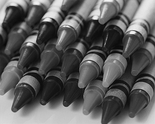
%> input picture HW2/P2_extra_credit/P2-crayons-raw.bmp, 155 x 124 px, shrunk from 600 x 480 before the run; the run also reads 2 pictures not shown here
$ octave main_P2_extra.m   (GNU Octave 9; MATLAB toolbox functions it lacks are replaced by stand-ins)
%> lines starting %> are read from the running program, lines starting %| are printed output that depends on the picture; pictures that were not available may be replaced by others from this repository, and a replacement may not be noted
%> further down, Icrayons is the input picture: size 124x155 uint8; min 2, max 248, mean 92.4
### HW2/P2_extra_credit/FreemanDemosaic.m
function J = FreemanDemosaic( I )
%% outputs uint8 image
I = im2double(I);

imgSize = size(I);
%> imgSize = [124 155]

R = zeros(imgSize(1), imgSize(2));
G = zeros(imgSize(1), imgSize(2));
B = zeros(imgSize(1), imgSize(2));

%% seperating the RGB components from origonal
R(1:2:imgSize(1), 1:2:imgSize(2)) = I(1:2:imgSize(1), 1:2:imgSize(2));
G(1:2:imgSize(1), 2:2:imgSize(2)) = I(1:2:imgSize(1), 2:2:imgSize(2));
G(2:2:imgSize(1), 1:2:imgSize(2)) = I(2:2:imgSize(1), 1:2:imgSize(2));
B(2:2:imgSize(1), 2:2:imgSize(2)) = I(2:2:imgSize(1), 2:2:imgSize(2));

%% 5x5 filters
% red filters
FR1 = [1 0 1
       0 0 0
       1 0 1]/4;
FR2 = [0 1 0
       0 0 0
       0 1 0]/2;
FR3 = [0 0 0
       1 0 1
       0 0 0]/2;

% green filters
FG1 = [0 1 0
       0 0 0
       0 1 0]/4;
FG2 = [0 0 0
       1 0 1
       0 0 0]/4;

% blue filters
FB1 = [1 0 1
       0 0 0
       1 0 1]/4;
FB2 = [0 1 0
       0 0 0
       0 1 0]/2;
FB3 = [0 0 0
       1 0 1
       0 0 0]/2;

%% filtering & combining
% red
RF1 = imfilter(R, FR1);
RF2 = imfilter(R, FR2);
RF3 = imfilter(R, FR3);

RFF = R + RF1 + RF2 + RF3;

% green
GF1 = imfilter(G, FG1);
GF2 = imfilter(G, FG2);

GFF = G + GF1 + GF2;

% blue
BF1 = imfilter(B, FB1);
BF2 = imfilter(B, FB2);
BF3 = imfilter(B, FB3);
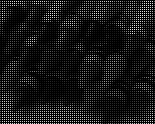
%> BF3: size 124x155 double; min 0, max 0.939, mean 0.0899

BFF  = B + BF1 + BF2 + BF3;

% EXTRA CREDIT
RG = RFF - GFF;
BG = BFF - GFF;

RG = medfilt2(RG);
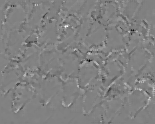
%> RG: size 124x155 double; min -0.184, max 0.178, mean -8.57e-05; drawn with min black and max white
BG = medfilt2(BG);

RFF = RG + GFF;
BFF = BG + GFF;

img_out(:,:,1) = RFF;
img_out(:,:,2) = GFF;
img_out(:,:,3) = BFF;

J = im2uint8(img_out);
end

### HW2/P2_extra_credit/main_P2_extra.m
%% poblem #2 Extra Credit

clear, clc
%% Problem #2 Demosaicing

% Crayons image
Icrayons = imread('P2-crayons-raw.bmp');
Jcrayons = FreemanDemosaic(Icrayons);

figure; imshow(Icrayons)
figure; imshow(Jcrayons)

%imwrite(Jcrayons, 'P2-crayons-demosaic.jpg', 'jpg');

% union image
Iunion = imread('P2-union-raw.bmp');
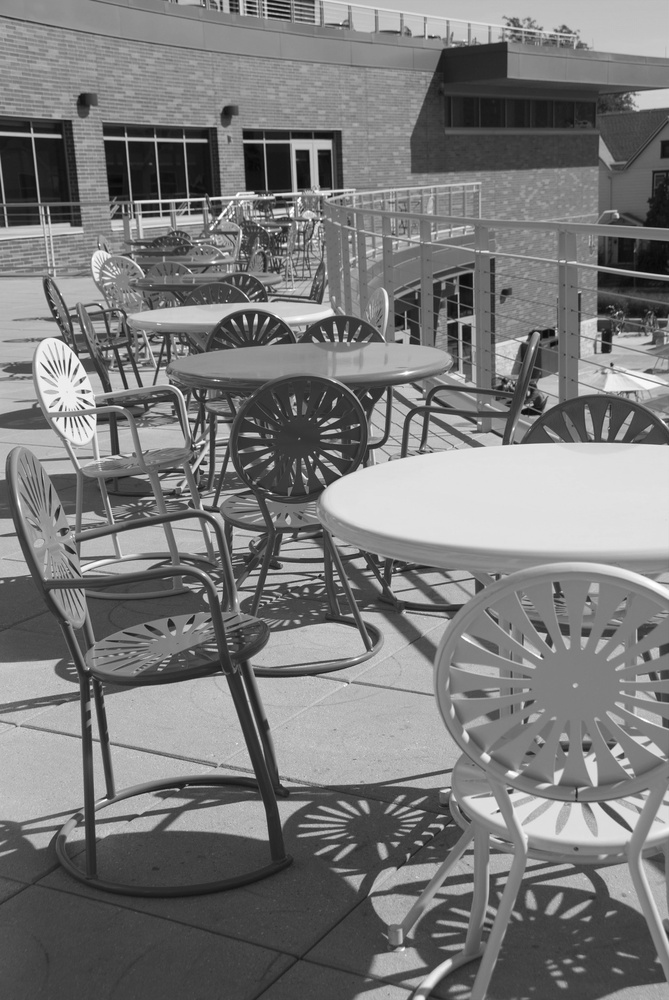
%> input picture HW2/P2/P2-union-raw.jpg, 669 x 1000 px, shrunk from 2592 x 3872 before the run, given in place of P2-union-raw.bmp, which was not available
%> Iunion is the input picture: size 1000x669 uint8; min 6, max 255, mean 121.5
Junion = FreemanDemosaic(Iunion);
%> in FreemanDemosaic (call 2), `G(2:2:imgSize(1), 1:2:imgSize(2)) = I(2:2:imgSize(1), 1:2:imgSize(2));`:
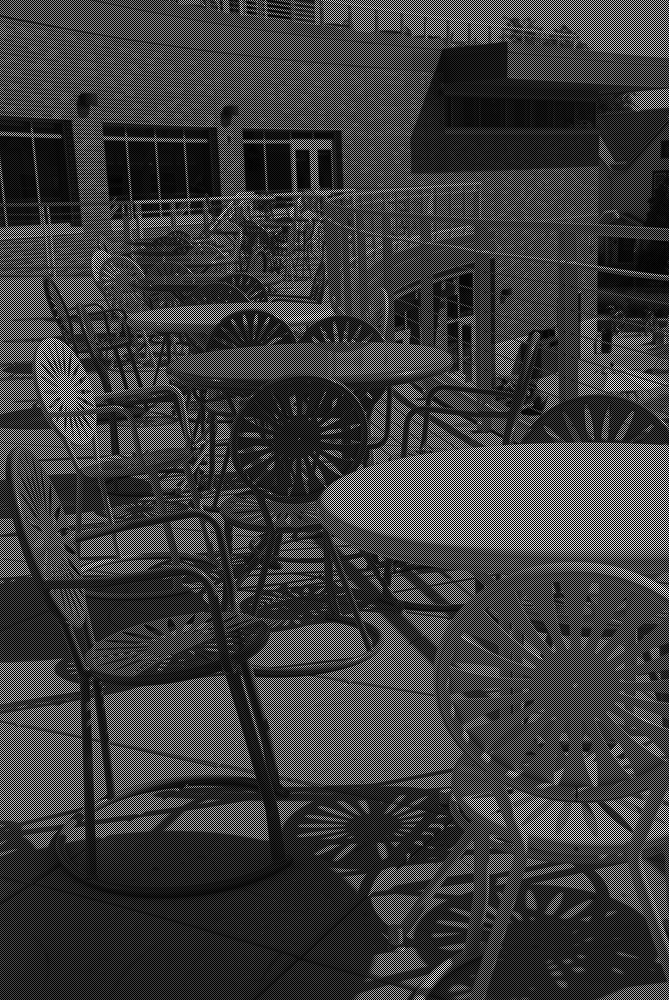
%> G: size 1000x669 double; min 0, max 1, mean 0.238
%> in FreemanDemosaic (call 2), `GF1 = imfilter(G, FG1);`:
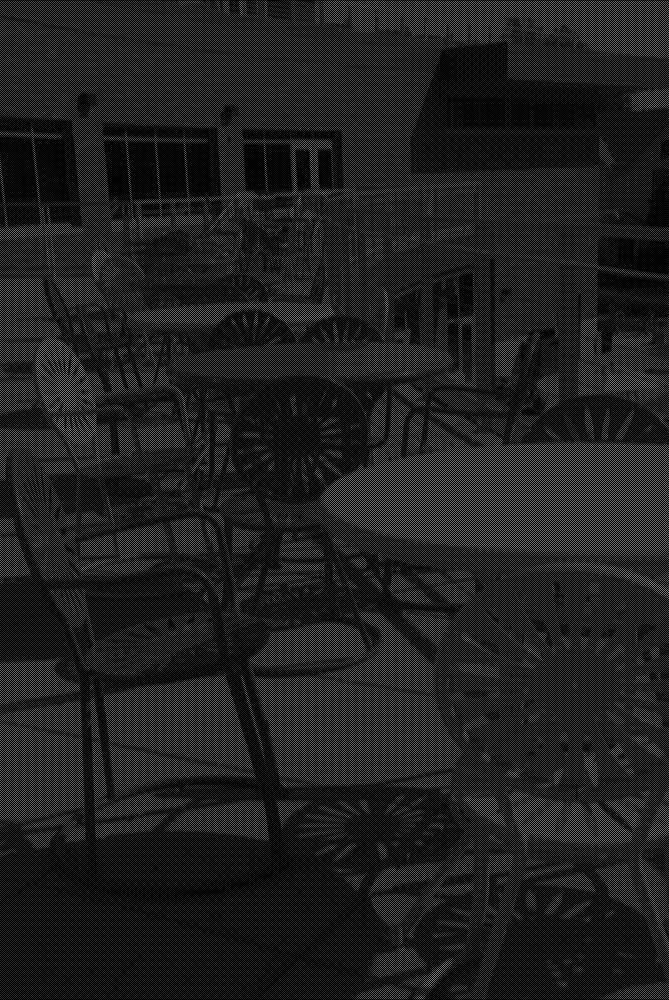
%> GF1: size 1000x669 double; min 0, max 0.498, mean 0.119
%> in FreemanDemosaic (call 2), `BG = BFF - GFF;`:
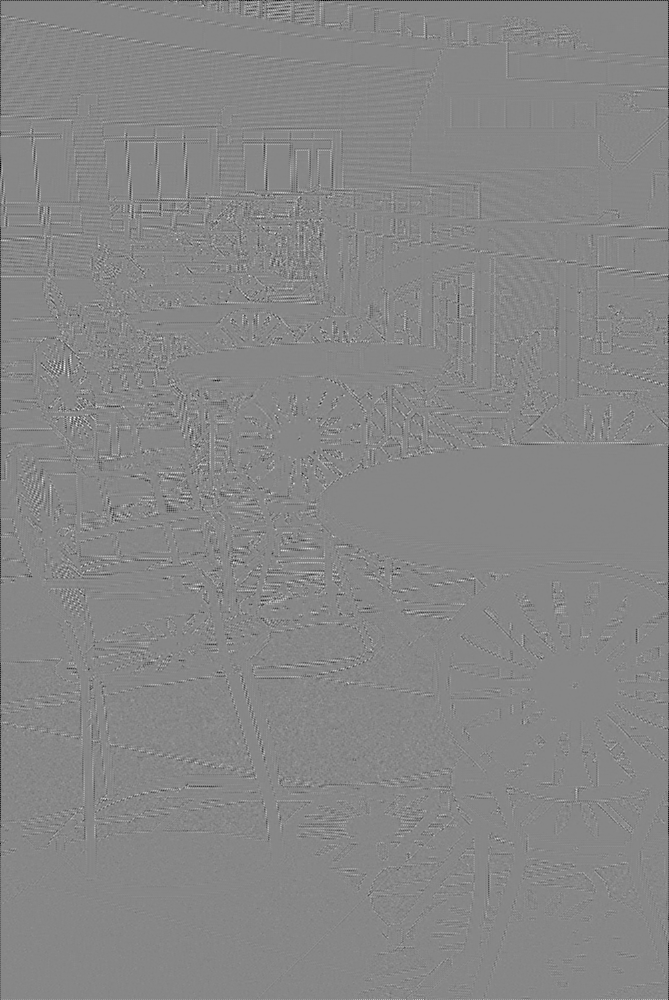
%> BG: size 1000x669 double; min -0.52, max 0.461, mean -0.000784; drawn with min black and max white
%> in FreemanDemosaic (call 2), `BFF = BG + GFF;`:
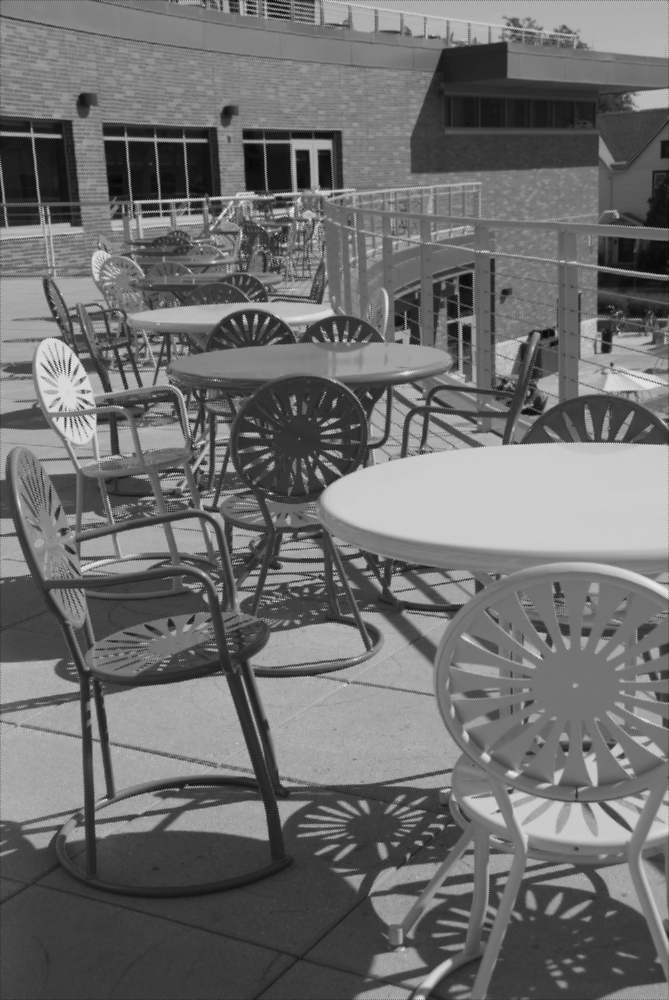
%> BFF: size 1000x669 double; min 1.39e-17, max 1.1, mean 0.476; drawn with min black and max white

figure; imshow(Iunion)
figure; imshow(Junion)

%imwrite(Junion, 'P2-union-demosaic.jpg', 'jpg');


%% Error
% done using double values

% Crayons error
camCrayons = imread('P2-crayons.jpg');
camCrayons = im2double(camCrayons);
Jcrayons = im2double(Jcrayons);

JR = Jcrayons(:,:,1);
JG = Jcrayons(:,:,2);
JB = Jcrayons(:,:,3);
CamR = camCrayons(:,:,1);
CamG = camCrayons(:,:,2);
CamB = camCrayons(:,:,3);

errorCrayons(:,:) = (CamR(:,:) - JR(:,:)).^2 + (CamG(:,:) - JG(:,:)).^2 +(CamB(:,:) - JB(:,:)).^2;
errorCrayons = im2uint8(errorCrayons);

figure; imshow(errorCrayons)
%imwrite(errorCrayons, 'P2-crayons-error.jpg', 'jpg');


% union error
camUnion = imread('P2-union.jpg');
camUnion = imrotate(camUnion, 90);
camUnion = im2double(camUnion);
Junion = im2double(Junion);

JR = Junion(:,:,1);
JG = Junion(:,:,2);
JB = Junion(:,:,3);
CamR = camUnion(:,:,1);
CamG = camUnion(:,:,2);
CamB = camUnion(:,:,3);

errorUnion(:,:) = (CamR(:,:) - JR(:,:)).^2 + (CamG(:,:) - JG(:,:)).^2 +(CamB(:,:) - JB(:,:)).^2;
errorUnion = im2uint8(errorUnion);

figure; imshow(errorUnion)
%imwrite(errorUnion, 'P2-union-error.jpg', 'jpg');
